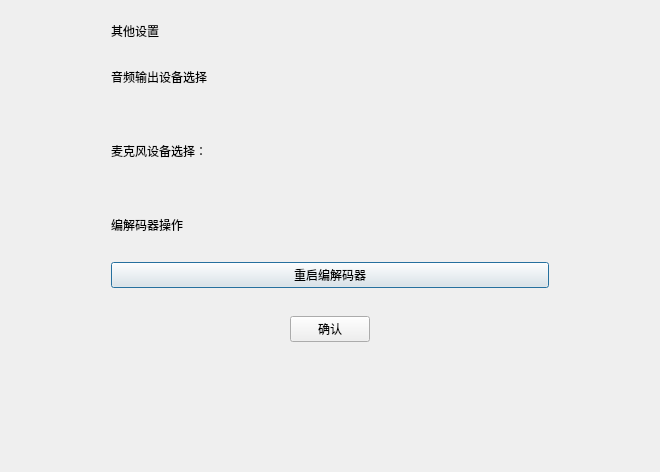
<?xml version="1.0" encoding="UTF-8"?>
<ui version="4.0">
 <class>CDlgOtherClass</class>
 <widget class="QDialog" name="CDlgOtherClass">
  <property name="geometry">
   <rect>
    <x>0</x>
    <y>0</y>
    <width>660</width>
    <height>472</height>
   </rect>
  </property>
  <property name="windowTitle">
   <string>CDlgOther</string>
  </property>
  <property name="styleSheet">
   <string notr="true"/>
  </property>
  <layout class="QVBoxLayout" name="verticalLayout">
   <property name="spacing">
    <number>0</number>
   </property>
   <property name="leftMargin">
    <number>0</number>
   </property>
   <property name="topMargin">
    <number>0</number>
   </property>
   <property name="rightMargin">
    <number>0</number>
   </property>
   <property name="bottomMargin">
    <number>0</number>
   </property>
   <item>
    <widget class="QWidget" name="widget" native="true">
     <property name="styleSheet">
      <string notr="true"/>
     </property>
     <layout class="QVBoxLayout" name="verticalLayout_2">
      <property name="leftMargin">
       <number>100</number>
      </property>
      <property name="rightMargin">
       <number>100</number>
      </property>
      <property name="bottomMargin">
       <number>9</number>
      </property>
      <item>
       <widget class="QWidget" name="widget_3" native="true">
        <layout class="QHBoxLayout" name="horizontalLayout">
         <item>
          <widget class="QLabel" name="label_t1">
           <property name="maximumSize">
            <size>
             <width>16777215</width>
             <height>16777215</height>
            </size>
           </property>
           <property name="text">
            <string>其他设置</string>
           </property>
          </widget>
         </item>
        </layout>
       </widget>
      </item>
      <item>
       <widget class="QWidget" name="widget_4" native="true">
        <property name="styleSheet">
         <string notr="true"/>
        </property>
        <layout class="QHBoxLayout" name="horizontalLayout_2">
         <item>
          <widget class="QLabel" name="label_t2">
           <property name="text">
            <string>音频输出设备选择</string>
           </property>
          </widget>
         </item>
        </layout>
       </widget>
      </item>
      <item>
       <widget class="QWidget" name="widget_2" native="true">
        <property name="styleSheet">
         <string notr="true"/>
        </property>
        <layout class="QVBoxLayout" name="verticalLayout_3"/>
       </widget>
      </item>
      <item>
       <widget class="QWidget" name="widget_8" native="true">
        <layout class="QHBoxLayout" name="horizontalLayout_5">
         <item>
          <widget class="QLabel" name="label_t4">
           <property name="text">
            <string>麦克风设备选择：</string>
           </property>
          </widget>
         </item>
        </layout>
       </widget>
      </item>
      <item>
       <widget class="QWidget" name="widget_audioOut" native="true">
        <layout class="QVBoxLayout" name="verticalLayout_5"/>
       </widget>
      </item>
      <item>
       <widget class="QWidget" name="widget_6" native="true">
        <layout class="QHBoxLayout" name="horizontalLayout_3">
         <item>
          <widget class="QLabel" name="label_t3">
           <property name="text">
            <string>编解码器操作</string>
           </property>
          </widget>
         </item>
        </layout>
       </widget>
      </item>
      <item>
       <widget class="QWidget" name="widget_7" native="true">
        <layout class="QHBoxLayout" name="horizontalLayout_4">
         <item>
          <widget class="QPushButton" name="restNvrBtn">
           <property name="text">
            <string>重启编解码器</string>
           </property>
          </widget>
         </item>
        </layout>
       </widget>
      </item>
      <item alignment="Qt::AlignHCenter">
       <widget class="QWidget" name="widget_5" native="true">
        <layout class="QVBoxLayout" name="verticalLayout_4">
         <item>
          <widget class="QPushButton" name="otherBtnRet">
           <property name="text">
            <string>确认</string>
           </property>
          </widget>
         </item>
        </layout>
       </widget>
      </item>
      <item>
       <spacer name="verticalSpacer">
        <property name="orientation">
         <enum>Qt::Vertical</enum>
        </property>
        <property name="sizeHint" stdset="0">
         <size>
          <width>20</width>
          <height>40</height>
         </size>
        </property>
       </spacer>
      </item>
     </layout>
    </widget>
   </item>
  </layout>
 </widget>
 <layoutdefault spacing="6" margin="11"/>
 <resources/>
 <connections/>
</ui>
